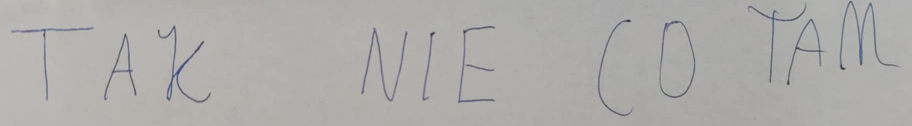
#> input picture PhotoTest/123.png, 1823 x 252 px (shown at 1/2 size)
$ python -i Test1234.py   (imports and definitions only)
#> lines starting #> are read from the running program, lines starting #| are printed output that depends on the picture
import numpy as np
import tkinter as tk
from tkinter import filedialog, messagebox
from PIL import Image, ImageTk, ImageOps
import matplotlib.pyplot as plt

from Code.Neuron.Neuron import PerceptronSigmoid
from Code.Utills.ImageLoader import WordImageLoader


# ========================================
# Dialog wyboru pliku
def choose_file():
    root = tk.Tk()
    root.withdraw()
    file_path = filedialog.askopenfilename(
        title="Wybierz obraz z liczbą",
        filetypes=[("Obrazy", "*.png;*.jpg;*.jpeg;*.bmp"), ("Wszystkie pliki", "*.*")]
    )
    root.destroy()
    return file_path


# ========================================
# Ręczne przycinanie w Tkinter (bez OpenCV)
def manual_crop_tk(image_path, save_cropped=False, save_path="cropped.png"):
    """
    Otwiera okno, pozwala myszką zaznaczyć prostokąt.
    Zwraca przycięty obraz jako tablicę numpy (skala szarości, uint8).
    """
#> called with image_path = '../PhotoTest/123.png', save_cropped = False, save_path = 'cropped.png'
    # Wczytaj obraz (PIL)
    pil_img = Image.open(image_path).convert("L")  # od razu w skali szarości

    # Ustal maksymalny rozmiar podglądu (okno)
    MAX_W, MAX_H = 1200, 800
    disp_img = pil_img.copy()
    scale = 1.0
    if disp_img.width > MAX_W or disp_img.height > MAX_H:
        disp_img.thumbnail((MAX_W, MAX_H), Image.LANCZOS)
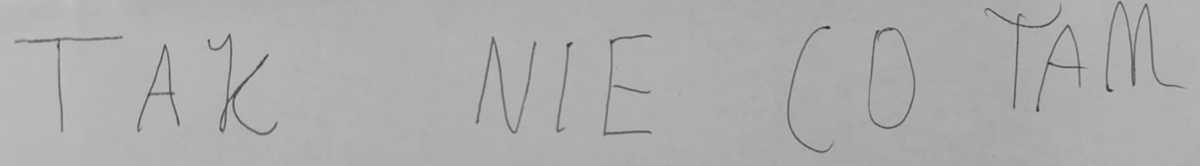
#> disp_img: PIL image 1200x166 L; min 40, max 192, mean 173.2
        scale = pil_img.width / disp_img.width  # skala mapująca współrzędne z podglądu do oryginału
#> scale = 1.52

    root = tk.Tk()
    root.title("Ręczne przycinanie — zaznacz prostokąt myszką")

    canvas = tk.Canvas(root, width=disp_img.width, height=disp_img.height, cursor="tcross")
    canvas.pack(fill="both", expand=True)

    tk_img = ImageTk.PhotoImage(disp_img)
    canvas.create_image(0, 0, anchor="nw", image=tk_img)

    start = [0, 0]
    rect = [0, 0, 0, 0]  # x0, y0, x1, y1 w przestrzeni podglądu
    rect_id = [None]

    def on_button_press(event):
        start[0], start[1] = event.x, event.y
        rect[0], rect[1], rect[2], rect[3] = event.x, event.y, event.x, event.y
        if rect_id[0] is not None:
            canvas.delete(rect_id[0])
        rect_id[0] = canvas.create_rectangle(rect[0], rect[1], rect[2], rect[3], outline="red", width=2)

    def on_move(event):
        rect[2], rect[3] = event.x, event.y
        canvas.coords(rect_id[0], rect[0], rect[1], rect[2], rect[3])

    selection = {"bbox": None}

    def on_confirm():
        x0, y0, x1, y1 = rect
        # Normalizacja
        x_min, y_min = max(0, min(x0, x1)), max(0, min(y0, y1))
        x_max, y_max = min(disp_img.width, max(x0, x1)), min(disp_img.height, max(y0, y1))
        if x_max - x_min < 2 or y_max - y_min < 2:
            messagebox.showwarning("Uwaga", "Zaznacz większy obszar.")
            return
        selection["bbox"] = (x_min, y_min, x_max, y_max)
        root.destroy()

    def on_cancel():
        selection["bbox"] = None
        root.destroy()

    btn_frame = tk.Frame(root)
    btn_frame.pack(fill="x", pady=6)
    tk.Button(btn_frame, text="Przytnij", command=on_confirm).pack(side="left", padx=4)
    tk.Button(btn_frame, text="Anuluj", command=on_cancel).pack(side="left", padx=4)
    tk.Label(btn_frame, text="Wskazówka: przeciągnij myszą, potem kliknij 'Przytnij'.").pack(side="left", padx=10)

    canvas.bind("<Button-1>", on_button_press)
    canvas.bind("<B1-Motion>", on_move)

    root.mainloop()

    # Jeśli anulowano — zwróć oryginał w skali szarości
    if selection["bbox"] is None:
        cropped = pil_img
    else:
        x_min, y_min, x_max, y_max = selection["bbox"]
        # Przelicz współrzędne z podglądu na oryginał
        x_min = int(round(x_min * scale))
        y_min = int(round(y_min * scale))
        x_max = int(round(x_max * scale))
        y_max = int(round(y_max * scale))
        # Bezpieczeństwo
        x_min = max(0, min(x_min, pil_img.width - 1))
        y_min = max(0, min(y_min, pil_img.height - 1))
        x_max = max(1, min(x_max, pil_img.width))
        y_max = max(1, min(y_max, pil_img.height))
        # Crop
        cropped = pil_img.crop((x_min, y_min, x_max, y_max))

    # (Opcjonalnie) usuń białe marginesy z już wyciętego fragmentu
    cropped = ImageOps.invert(ImageOps.invert(cropped).getbbox() and cropped)  # trick na zachowanie oryginału gdy bbox=None
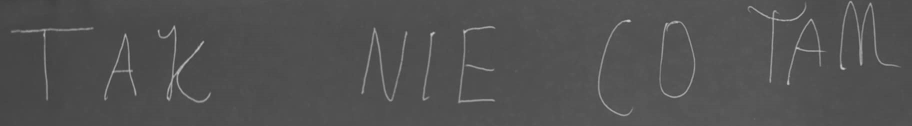
#> cropped: PIL image 1823x252 L (shown at 1/2 size); min 61, max 217, mean 81.8
    bbox = ImageOps.invert(cropped).getbbox()
#> bbox = (0, 0, 1823, 252)
    if bbox:
        cropped = cropped.crop(bbox)

    if save_cropped:
        try:
            cropped.save(save_path)
            print(f"💾 Zapisano przycięty obraz: {save_path}")
        except Exception as e:
            print("⚠️ Nie udało się zapisać przyciętego obrazu:", e)

    # PIL -> numpy (uint8)
    return np.array(cropped, dtype=np.uint8)


# ========================================
# Główna logika
# [56 lines not run here, left out]

>>> result = manual_crop_tk('../PhotoTest/123.png')
